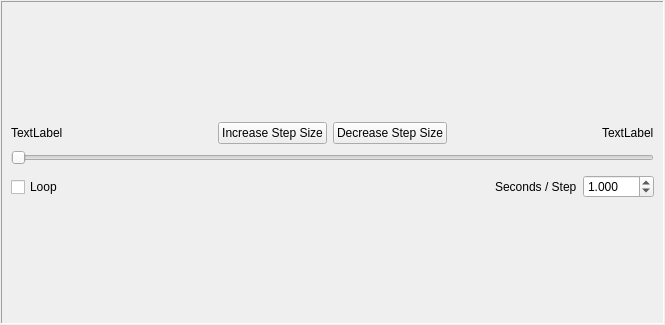
<?xml version="1.0" encoding="UTF-8"?>
<ui version="4.0">
 <class>AnimationControl</class>
 <widget class="QWidget" name="AnimationControl">
  <property name="geometry">
   <rect>
    <x>0</x>
    <y>0</y>
    <width>665</width>
    <height>325</height>
   </rect>
  </property>
  <property name="windowTitle">
   <string>Form</string>
  </property>
  <layout class="QVBoxLayout">
   <property name="spacing">
    <number>6</number>
   </property>
   <property name="margin">
    <number>1</number>
   </property>
   <item>
    <widget class="QFrame" name="_outerFrame">
     <property name="frameShape">
      <enum>QFrame::Panel</enum>
     </property>
     <property name="frameShadow">
      <enum>QFrame::Sunken</enum>
     </property>
     <layout class="QVBoxLayout" name="verticalLayout">
      <item>
       <spacer>
        <property name="orientation">
         <enum>Qt::Vertical</enum>
        </property>
        <property name="sizeHint" stdset="0">
         <size>
          <width>20</width>
          <height>40</height>
         </size>
        </property>
       </spacer>
      </item>
      <item>
       <layout class="QHBoxLayout" name="horizontalLayout">
        <item>
         <widget class="QLabel" name="minDateLabel">
          <property name="text">
           <string>TextLabel</string>
          </property>
         </widget>
        </item>
        <item>
         <spacer name="horizontalSpacer_2">
          <property name="orientation">
           <enum>Qt::Horizontal</enum>
          </property>
          <property name="sizeHint" stdset="0">
           <size>
            <width>40</width>
            <height>20</height>
           </size>
          </property>
         </spacer>
        </item>
        <item>
         <widget class="QPushButton" name="zoomTimeOut">
          <property name="text">
           <string>Increase Step Size</string>
          </property>
         </widget>
        </item>
        <item>
         <widget class="QPushButton" name="zoomTimeIn">
          <property name="text">
           <string>Decrease Step Size</string>
          </property>
         </widget>
        </item>
        <item>
         <spacer name="horizontalSpacer">
          <property name="orientation">
           <enum>Qt::Horizontal</enum>
          </property>
          <property name="sizeHint" stdset="0">
           <size>
            <width>40</width>
            <height>20</height>
           </size>
          </property>
         </spacer>
        </item>
        <item>
         <widget class="QLabel" name="maxDateLabel">
          <property name="text">
           <string>TextLabel</string>
          </property>
         </widget>
        </item>
       </layout>
      </item>
      <item>
       <widget class="QSlider" name="_sliderSlider">
        <property name="orientation">
         <enum>Qt::Horizontal</enum>
        </property>
       </widget>
      </item>
      <item>
       <layout class="QHBoxLayout">
        <property name="spacing">
         <number>6</number>
        </property>
        <property name="margin">
         <number>0</number>
        </property>
        <item>
         <layout class="QHBoxLayout">
          <property name="spacing">
           <number>6</number>
          </property>
          <property name="margin">
           <number>0</number>
          </property>
          <item>
           <widget class="QCheckBox" name="_loopCheckBox">
            <property name="sizePolicy">
             <sizepolicy hsizetype="Fixed" vsizetype="Fixed">
              <horstretch>0</horstretch>
              <verstretch>0</verstretch>
             </sizepolicy>
            </property>
            <property name="minimumSize">
             <size>
              <width>0</width>
              <height>32</height>
             </size>
            </property>
            <property name="toolTip">
             <string>&lt;html&gt;&lt;head&gt;&lt;meta name=&quot;qrichtext&quot; content=&quot;1&quot; /&gt;&lt;style type=&quot;text/css&quot;&gt;
p, li { white-space: pre-wrap; }
&lt;/style&gt;&lt;/head&gt;&lt;body style=&quot; font-family:'MS Shell Dlg 2'; font-size:8.25pt; font-weight:400; font-style:normal; text-decoration:none;&quot;&gt;
&lt;p style=&quot; margin-top:0px; margin-bottom:0px; margin-left:0px; margin-right:0px; -qt-block-indent:0; text-indent:0px;&quot;&gt;If checked, the animation will loop continuously&lt;/p&gt;&lt;/body&gt;&lt;/html&gt;</string>
            </property>
            <property name="text">
             <string>Loop</string>
            </property>
           </widget>
          </item>
          <item>
           <spacer>
            <property name="orientation">
             <enum>Qt::Horizontal</enum>
            </property>
            <property name="sizeHint" stdset="0">
             <size>
              <width>40</width>
              <height>20</height>
             </size>
            </property>
           </spacer>
          </item>
          <item>
           <widget class="QPushButton" name="_stepBackwardButton">
            <property name="sizePolicy">
             <sizepolicy hsizetype="Fixed" vsizetype="Fixed">
              <horstretch>0</horstretch>
              <verstretch>0</verstretch>
             </sizepolicy>
            </property>
            <property name="minimumSize">
             <size>
              <width>32</width>
              <height>32</height>
             </size>
            </property>
            <property name="maximumSize">
             <size>
              <width>32</width>
              <height>32</height>
             </size>
            </property>
            <property name="baseSize">
             <size>
              <width>32</width>
              <height>32</height>
             </size>
            </property>
            <property name="toolTip">
             <string>&lt;html&gt;&lt;head&gt;&lt;meta name=&quot;qrichtext&quot; content=&quot;1&quot; /&gt;&lt;style type=&quot;text/css&quot;&gt;
p, li { white-space: pre-wrap; }
&lt;/style&gt;&lt;/head&gt;&lt;body style=&quot; font-family:'MS Shell Dlg 2'; font-size:8.25pt; font-weight:400; font-style:normal; text-decoration:none;&quot;&gt;
&lt;p style=&quot; margin-top:0px; margin-bottom:0px; margin-left:0px; margin-right:0px; -qt-block-indent:0; text-indent:0px;&quot;&gt;&lt;span style=&quot; font-size:8pt;&quot;&gt;Take one step backward&lt;/span&gt;&lt;/p&gt;&lt;/body&gt;&lt;/html&gt;</string>
            </property>
            <property name="text">
             <string/>
            </property>
            <property name="icon">
             <iconset resource="MinervaQtWidgets.qrc">
              <normaloff>:/Icons/Icons/animation_control_step_backward.png</normaloff>:/Icons/Icons/animation_control_step_backward.png</iconset>
            </property>
            <property name="iconSize">
             <size>
              <width>32</width>
              <height>32</height>
             </size>
            </property>
            <property name="flat">
             <bool>true</bool>
            </property>
           </widget>
          </item>
          <item>
           <widget class="QPushButton" name="_playBackwardButton">
            <property name="sizePolicy">
             <sizepolicy hsizetype="Fixed" vsizetype="Fixed">
              <horstretch>0</horstretch>
              <verstretch>0</verstretch>
             </sizepolicy>
            </property>
            <property name="minimumSize">
             <size>
              <width>32</width>
              <height>32</height>
             </size>
            </property>
            <property name="maximumSize">
             <size>
              <width>32</width>
              <height>32</height>
             </size>
            </property>
            <property name="toolTip">
             <string>&lt;html&gt;&lt;head&gt;&lt;meta name=&quot;qrichtext&quot; content=&quot;1&quot; /&gt;&lt;style type=&quot;text/css&quot;&gt;
p, li { white-space: pre-wrap; }
&lt;/style&gt;&lt;/head&gt;&lt;body style=&quot; font-family:'MS Shell Dlg 2'; font-size:8.25pt; font-weight:400; font-style:normal; text-decoration:none;&quot;&gt;
&lt;p style=&quot; margin-top:0px; margin-bottom:0px; margin-left:0px; margin-right:0px; -qt-block-indent:0; text-indent:0px;&quot;&gt;&lt;span style=&quot; font-size:8pt;&quot;&gt;Play backward&lt;/span&gt;&lt;/p&gt;&lt;/body&gt;&lt;/html&gt;</string>
            </property>
            <property name="text">
             <string/>
            </property>
            <property name="icon">
             <iconset resource="MinervaQtWidgets.qrc">
              <normaloff>:/Icons/Icons/animation_control_play_backward.png</normaloff>:/Icons/Icons/animation_control_play_backward.png</iconset>
            </property>
            <property name="iconSize">
             <size>
              <width>32</width>
              <height>32</height>
             </size>
            </property>
            <property name="flat">
             <bool>true</bool>
            </property>
           </widget>
          </item>
          <item>
           <widget class="QPushButton" name="_stopButton">
            <property name="sizePolicy">
             <sizepolicy hsizetype="Fixed" vsizetype="Fixed">
              <horstretch>0</horstretch>
              <verstretch>0</verstretch>
             </sizepolicy>
            </property>
            <property name="minimumSize">
             <size>
              <width>32</width>
              <height>32</height>
             </size>
            </property>
            <property name="maximumSize">
             <size>
              <width>32</width>
              <height>32</height>
             </size>
            </property>
            <property name="toolTip">
             <string>&lt;html&gt;&lt;head&gt;&lt;meta name=&quot;qrichtext&quot; content=&quot;1&quot; /&gt;&lt;style type=&quot;text/css&quot;&gt;
p, li { white-space: pre-wrap; }
&lt;/style&gt;&lt;/head&gt;&lt;body style=&quot; font-family:'MS Shell Dlg 2'; font-size:8.25pt; font-weight:400; font-style:normal; text-decoration:none;&quot;&gt;
&lt;p style=&quot; margin-top:0px; margin-bottom:0px; margin-left:0px; margin-right:0px; -qt-block-indent:0; text-indent:0px; font-size:8pt;&quot;&gt;Stop playing&lt;/p&gt;&lt;/body&gt;&lt;/html&gt;</string>
            </property>
            <property name="text">
             <string/>
            </property>
            <property name="icon">
             <iconset resource="MinervaQtWidgets.qrc">
              <normaloff>:/Icons/Icons/animation_control_stop.png</normaloff>:/Icons/Icons/animation_control_stop.png</iconset>
            </property>
            <property name="iconSize">
             <size>
              <width>32</width>
              <height>32</height>
             </size>
            </property>
            <property name="flat">
             <bool>true</bool>
            </property>
           </widget>
          </item>
          <item>
           <widget class="QPushButton" name="_playForwardButton">
            <property name="sizePolicy">
             <sizepolicy hsizetype="Fixed" vsizetype="Fixed">
              <horstretch>0</horstretch>
              <verstretch>0</verstretch>
             </sizepolicy>
            </property>
            <property name="minimumSize">
             <size>
              <width>32</width>
              <height>32</height>
             </size>
            </property>
            <property name="maximumSize">
             <size>
              <width>32</width>
              <height>32</height>
             </size>
            </property>
            <property name="toolTip">
             <string>&lt;html&gt;&lt;head&gt;&lt;meta name=&quot;qrichtext&quot; content=&quot;1&quot; /&gt;&lt;style type=&quot;text/css&quot;&gt;
p, li { white-space: pre-wrap; }
&lt;/style&gt;&lt;/head&gt;&lt;body style=&quot; font-family:'MS Shell Dlg 2'; font-size:8.25pt; font-weight:400; font-style:normal; text-decoration:none;&quot;&gt;
&lt;p style=&quot; margin-top:0px; margin-bottom:0px; margin-left:0px; margin-right:0px; -qt-block-indent:0; text-indent:0px;&quot;&gt;&lt;span style=&quot; font-size:8pt;&quot;&gt;Play forward&lt;/span&gt;&lt;/p&gt;&lt;/body&gt;&lt;/html&gt;</string>
            </property>
            <property name="text">
             <string/>
            </property>
            <property name="icon">
             <iconset resource="MinervaQtWidgets.qrc">
              <normaloff>:/Icons/Icons/animation_control_play_forward.png</normaloff>:/Icons/Icons/animation_control_play_forward.png</iconset>
            </property>
            <property name="iconSize">
             <size>
              <width>32</width>
              <height>32</height>
             </size>
            </property>
            <property name="flat">
             <bool>true</bool>
            </property>
           </widget>
          </item>
          <item>
           <widget class="QPushButton" name="_stepForwardButton">
            <property name="sizePolicy">
             <sizepolicy hsizetype="Fixed" vsizetype="Fixed">
              <horstretch>0</horstretch>
              <verstretch>0</verstretch>
             </sizepolicy>
            </property>
            <property name="minimumSize">
             <size>
              <width>32</width>
              <height>32</height>
             </size>
            </property>
            <property name="maximumSize">
             <size>
              <width>32</width>
              <height>32</height>
             </size>
            </property>
            <property name="toolTip">
             <string>&lt;html&gt;&lt;head&gt;&lt;meta name=&quot;qrichtext&quot; content=&quot;1&quot; /&gt;&lt;style type=&quot;text/css&quot;&gt;
p, li { white-space: pre-wrap; }
&lt;/style&gt;&lt;/head&gt;&lt;body style=&quot; font-family:'MS Shell Dlg 2'; font-size:8.25pt; font-weight:400; font-style:normal; text-decoration:none;&quot;&gt;
&lt;p style=&quot; margin-top:0px; margin-bottom:0px; margin-left:0px; margin-right:0px; -qt-block-indent:0; text-indent:0px;&quot;&gt;&lt;span style=&quot; font-size:8pt;&quot;&gt;Take one step forward&lt;/span&gt;&lt;/p&gt;&lt;/body&gt;&lt;/html&gt;</string>
            </property>
            <property name="text">
             <string/>
            </property>
            <property name="icon">
             <iconset resource="MinervaQtWidgets.qrc">
              <normaloff>:/Icons/Icons/animation_control_step_forward.png</normaloff>:/Icons/Icons/animation_control_step_forward.png</iconset>
            </property>
            <property name="iconSize">
             <size>
              <width>32</width>
              <height>32</height>
             </size>
            </property>
            <property name="flat">
             <bool>true</bool>
            </property>
           </widget>
          </item>
          <item>
           <spacer>
            <property name="orientation">
             <enum>Qt::Horizontal</enum>
            </property>
            <property name="sizeHint" stdset="0">
             <size>
              <width>40</width>
              <height>20</height>
             </size>
            </property>
           </spacer>
          </item>
         </layout>
        </item>
        <item>
         <layout class="QHBoxLayout">
          <property name="spacing">
           <number>6</number>
          </property>
          <property name="margin">
           <number>0</number>
          </property>
          <item>
           <widget class="QLabel" name="label">
            <property name="text">
             <string>Seconds / Step</string>
            </property>
           </widget>
          </item>
          <item>
           <widget class="QDoubleSpinBox" name="_speedSpinBox">
            <property name="toolTip">
             <string>&lt;html&gt;&lt;head&gt;&lt;meta name=&quot;qrichtext&quot; content=&quot;1&quot; /&gt;&lt;style type=&quot;text/css&quot;&gt;
p, li { white-space: pre-wrap; }
&lt;/style&gt;&lt;/head&gt;&lt;body style=&quot; font-family:'MS Shell Dlg 2'; font-size:8.25pt; font-weight:400; font-style:normal; text-decoration:none;&quot;&gt;
&lt;p style=&quot; margin-top:0px; margin-bottom:0px; margin-left:0px; margin-right:0px; -qt-block-indent:0; text-indent:0px;&quot;&gt;Set the number of seconds between animation steps&lt;/p&gt;&lt;/body&gt;&lt;/html&gt;</string>
            </property>
            <property name="prefix">
             <string/>
            </property>
            <property name="decimals">
             <number>3</number>
            </property>
            <property name="minimum">
             <double>0.000000000000000</double>
            </property>
            <property name="maximum">
             <double>100.000000000000000</double>
            </property>
            <property name="singleStep">
             <double>0.100000000000000</double>
            </property>
            <property name="value">
             <double>1.000000000000000</double>
            </property>
           </widget>
          </item>
         </layout>
        </item>
       </layout>
      </item>
      <item>
       <spacer>
        <property name="orientation">
         <enum>Qt::Vertical</enum>
        </property>
        <property name="sizeHint" stdset="0">
         <size>
          <width>20</width>
          <height>40</height>
         </size>
        </property>
       </spacer>
      </item>
     </layout>
    </widget>
   </item>
  </layout>
 </widget>
 <resources>
  <include location="MinervaQtWidgets.qrc"/>
 </resources>
 <connections/>
</ui>
